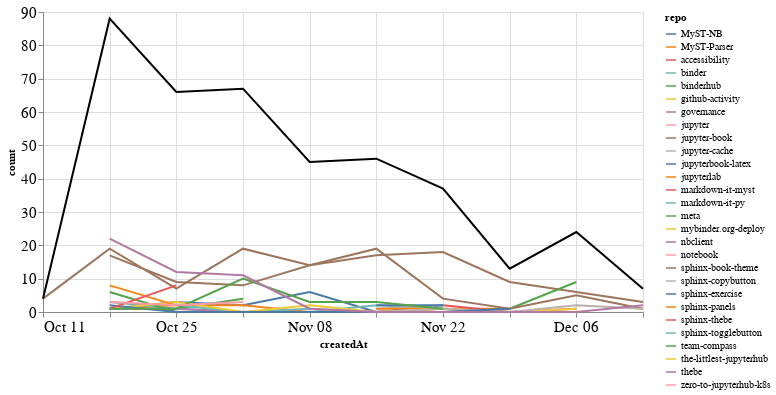

Here is the notebook cell this chart was saved with:
### Markdown cell above
### Comments

### Code cell
comments_time = comments.groupby('repo').resample('W', on='createdAt').count()['author'].reset_index()
comments_time = comments_time.rename(columns={'author': 'count'})
comments_time_total = comments_time.groupby('createdAt').agg({"count": "sum"}).reset_index()
ch1 = alt.Chart(comments_time, width=600).mark_line().encode(
    x='createdAt',
    y='count',
    color='repo',
    tooltip="repo"
)

ch2 = alt.Chart(comments_time_total, width=600).mark_line(color="black").encode(
    x='createdAt',
    y='count',
)

ch1 + ch2

### Figure 1 — Vega-Lite specification as saved in the notebook (floating-point values rounded to 4 significant figures)
{"config": {"axisLeft": {"labelFontSize": 15}, "axisBottom": {"labelFontSize": 15}}, "layer": [{"data": {"name": "data-f5d1162434ecb6ecf83d6c0cab73d12a"}, "mark": "line", "encoding": {"color": {"type": "nominal", "field": "repo"}, "tooltip": {"type": "nominal", "field": "repo"}, "x": {"type": "temporal", "field": "createdAt"}, "y": {"type": "quantitative", "field": "count"}}, "width": 600}, {"data": {"name": "data-b7c5884747ed4784c1cfbf8b81586052"}, "mark": {"type": "line", "color": "black"}, "encoding": {"x": {"type": "temporal", "field": "createdAt"}, "y": {"type": "quantitative", "field": "count"}}, "width": 600}], "$schema": "https://vega.github.io/schema/vega-lite/v4.8.1.json", "datasets": {"data-f5d1162434ecb6ecf83d6c0cab73d12a": [{"repo": "MyST-NB", "createdAt": "2020-10-18T00:00:00", "count": 1}, {"repo": "MyST-NB", "createdAt": "2020-10-25T00:00:00", "count": 3}, {"repo": "MyST-NB", "createdAt": "2020-11-01T00:00:00", "count": 2}, {"repo": "MyST-NB", "createdAt": "2020-11-08T00:00:00", "count": 6}, {"repo": "MyST-NB", "createdAt": "2020-11-15T00:00:00", "count": 0}, {"repo": "MyST-NB", "createdAt": "2020-11-22T00:00:00", "count": 2}, {"repo": "MyST-Parser", "createdAt": "2020-10-18T00:00:00", "count": 1}, {"repo": "MyST-Parser", "createdAt": "2020-10-25T00:00:00", "count": 2}, {"repo": "MyST-Parser", "createdAt": "2020-11-01T00:00:00", "count": 2}, {"repo": "MyST-Parser", "createdAt": "2020-11-08T00:00:00", "count": 0}, {"repo": "MyST-Parser", "createdAt": "2020-11-15T00:00:00", "count": 0}, {"repo": "MyST-Parser", "createdAt": "2020-11-22T00:00:00", "count": 1}, {"repo": "accessibility", "createdAt": "2020-10-18T00:00:00", "count": 1}, {"repo": "binder", "createdAt": "2020-10-18T00:00:00", "count": 3}, {"repo": "binder", "createdAt": "2020-10-25T00:00:00", "count": 1}, {"repo": "binder", "createdAt": "2020-11-01T00:00:00", "count": 0}, {"repo": "binder", "createdAt": "2020-11-08T00:00:00", "count": 0}, {"repo": "binder", "createdAt": "2020-11-15T00:00:00", "count": 2}, {"repo": "binder", "createdAt": "2020-11-22T00:00:00", "count": 1}, {"repo": "binderhub", "createdAt": "2020-10-18T00:00:00", "count": 1}, {"repo": "binderhub", "createdAt": "2020-10-25T00:00:00", "count": 1}, {"repo": "binderhub", "createdAt": "2020-11-01T00:00:00", "count": 4}, {"repo": "github-activity", "createdAt": "2020-11-01T00:00:00", "count": 7}, {"repo": "governance", "createdAt": "2020-10-18T00:00:00", "count": 1}, {"repo": "governance", "createdAt": "2020-10-25T00:00:00", "count": 1}, {"repo": "governance", "createdAt": "2020-11-01T00:00:00", "count": 0}, {"repo": "governance", "createdAt": "2020-11-08T00:00:00", "count": 0}, {"repo": "governance", "createdAt": "2020-11-15T00:00:00", "count": 0}, {"repo": "governance", "createdAt": "2020-11-22T00:00:00", "count": 1}, {"repo": "jupyter", "createdAt": "2020-11-01T00:00:00", "count": 1}, {"repo": "jupyter-book", "createdAt": "2020-10-11T00:00:00", "count": 4}, {"repo": "jupyter-book", "createdAt": "2020-10-18T00:00:00", "count": 19}, {"repo": "jupyter-book", "createdAt": "2020-10-25T00:00:00", "count": 7}, {"repo": "jupyter-book", "createdAt": "2020-11-01T00:00:00", "count": 19}, {"repo": "jupyter-book", "createdAt": "2020-11-08T00:00:00", "count": 14}, {"repo": "jupyter-book", "createdAt": "2020-11-15T00:00:00", "count": 17}, {"repo": "jupyter-book", "createdAt": "2020-11-22T00:00:00", "count": 18}, {"repo": "jupyter-book", "createdAt": "2020-11-29T00:00:00", "count": 9}, {"repo": "jupyter-book", "createdAt": "2020-12-06T00:00:00", "count": 6}, {"repo": "jupyter-book", "createdAt": "2020-12-13T00:00:00", "count": 3}, {"repo": "jupyter-cache", "createdAt": "2020-11-15T00:00:00", "count": 1}, {"repo": "jupyter-cache", "createdAt": "2020-11-22T00:00:00", "count": 2}, {"repo": "jupyterbook-latex", "createdAt": "2020-11-15T00:00:00", "count": 2}, {"repo": "jupyterbook-latex", "createdAt": "2020-11-22T00:00:00", "count": 2}, {"repo": "jupyterlab", "createdAt": "2020-11-15T00:00:00", "count": 1}, {"repo": "jupyterlab", "createdAt": "2020-11-22T00:00:00", "count": 1}, {"repo": "jupyterlab", "createdAt": "2020-11-29T00:00:00", "count": 1}, {"repo": "markdown-it-myst", "createdAt": "2020-11-22T00:00:00", "count": 2}, {"repo": "markdown-it-myst", "createdAt": "2020-11-29T00:00:00", "count": 0}, {"repo": "markdown-it-myst", "createdAt": "2020-12-06T00:00:00", "count": 1}, {"repo": "markdown-it-py", "createdAt": "2020-10-25T00:00:00", "count": 2}, {"repo": "markdown-it-py", "createdAt": "2020-11-01T00:00:00", "count": 0}, {"repo": "markdown-it-py", "createdAt": "2020-11-08T00:00:00", "count": 1}, {"repo": "meta", "createdAt": "2020-10-18T00:00:00", "count": 6}, {"repo": "meta", "createdAt": "2020-10-25T00:00:00", "count": 0}, {"repo": "meta", "createdAt": "2020-11-01T00:00:00", "count": 0}, {"repo": "meta", "createdAt": "2020-11-08T00:00:00", "count": 0}, {"repo": "meta", "createdAt": "2020-11-15T00:00:00", "count": 0}, {"repo": "meta", "createdAt": "2020-11-22T00:00:00", "count": 0}, {"repo": "meta", "createdAt": "2020-11-29T00:00:00", "count": 1}, {"repo": "meta", "createdAt": "2020-12-06T00:00:00", "count": 9}, {"repo": "mybinder.org-deploy", "createdAt": "2020-10-18T00:00:00", "count": 1}, {"repo": "mybinder.org-deploy", "createdAt": "2020-10-25T00:00:00", "count": 3}, {"repo": "mybinder.org-deploy", "createdAt": "2020-11-01T00:00:00", "count": 0}, {"repo": "mybinder.org-deploy", "createdAt": "2020-11-08T00:00:00", "count": 2}, {"repo": "mybinder.org-deploy", "createdAt": "2020-11-15T00:00:00", "count": 0}, {"repo": "mybinder.org-deploy", "createdAt": "2020-11-22T00:00:00", "count": 1}, {"repo": "mybinder.org-deploy", "createdAt": "2020-11-29T00:00:00", "count": 0}, {"repo": "mybinder.org-deploy", "createdAt": "2020-12-06T00:00:00", "count": 1}, {"repo": "nbclient", "createdAt": "2020-11-08T00:00:00", "count": 3}, {"repo": "notebook", "createdAt": "2020-11-15T00:00:00", "count": 1}, {"repo": "sphinx-book-theme", "createdAt": "2020-10-18T00:00:00", "count": 17}, {"repo": "sphinx-book-theme", "createdAt": "2020-10-25T00:00:00", "count": 9}, {"repo": "sphinx-book-theme", "createdAt": "2020-11-01T00:00:00", "count": 8}, {"repo": "sphinx-book-theme", "createdAt": "2020-11-08T00:00:00", "count": 14}, {"repo": "sphinx-book-theme", "createdAt": "2020-11-15T00:00:00", "count": 19}, {"repo": "sphinx-book-theme", "createdAt": "2020-11-22T00:00:00", "count": 4}, {"repo": "sphinx-book-theme", "createdAt": "2020-11-29T00:00:00", "count": 1}, {"repo": "sphinx-book-theme", "createdAt": "2020-12-06T00:00:00", "count": 5}, {"repo": "sphinx-book-theme", "createdAt": "2020-12-13T00:00:00", "count": 1}, {"repo": "sphinx-copybutton", "createdAt": "2020-11-08T00:00:00", "count": 1}, {"repo": "sphinx-copybutton", "createdAt": "2020-11-15T00:00:00", "count": 0}, {"repo": "sphinx-copybutton", "createdAt": "2020-11-22T00:00:00", "count": 1}, {"repo": "sphinx-copybutton", "createdAt": "2020-11-29T00:00:00", "count": 0}, {"repo": "sphinx-copybutton", "createdAt": "2020-12-06T00:00:00", "count": 2}, {"repo": "sphinx-copybutton", "createdAt": "2020-12-13T00:00:00", "count": 1}, {"repo": "sphinx-exercise", "createdAt": "2020-10-18T00:00:00", "count": 2}, {"repo": "sphinx-exercise", "createdAt": "2020-10-25T00:00:00", "count": 0}, {"repo": "sphinx-exercise", "createdAt": "2020-11-01T00:00:00", "count": 0}, {"repo": "sphinx-exercise", "createdAt": "2020-11-08T00:00:00", "count": 0}, {"repo": "sphinx-exercise", "createdAt": "2020-11-15T00:00:00", "count": 0}, {"repo": "sphinx-exercise", "createdAt": "2020-11-22T00:00:00", "count": 0}, {"repo": "sphinx-exercise", "createdAt": "2020-11-29T00:00:00", "count": 1}, {"repo": "sphinx-panels", "createdAt": "2020-10-18T00:00:00", "count": 8}, {"repo": "sphinx-panels", "createdAt": "2020-10-25T00:00:00", "count": 2}, {"repo": "sphinx-thebe", "createdAt": "2020-10-18T00:00:00", "count": 1}, {"repo": "sphinx-thebe", "createdAt": "2020-10-25T00:00:00", "count": 8}, {"repo": "sphinx-togglebutton", "createdAt": "2020-10-25T00:00:00", "count": 11}, {"repo": "team-compass", "createdAt": "2020-10-18T00:00:00", "count": 1}, {"repo": "team-compass", "createdAt": "2020-10-25T00:00:00", "count": 1}, {"repo": "team-compass", "createdAt": "2020-11-01T00:00:00", "count": 10}, {"repo": "team-compass", "createdAt": "2020-11-08T00:00:00", "count": 3}, {"repo": "team-compass", "createdAt": "2020-11-15T00:00:00", "count": 3}, {"repo": "team-compass", "createdAt": "2020-11-22T00:00:00", "count": 1}, {"repo": "the-littlest-jupyterhub", "createdAt": "2020-10-25T00:00:00", "count": 1}, {"repo": "thebe", "createdAt": "2020-10-18T00:00:00", "count": 22}, {"repo": "thebe", "createdAt": "2020-10-25T00:00:00", "count": 12}, {"repo": "thebe", "createdAt": "2020-11-01T00:00:00", "count": 11}, {"repo": "thebe", "createdAt": "2020-11-08T00:00:00", "count": 1}, {"repo": "thebe", "createdAt": "2020-11-15T00:00:00", "count": 0}, {"repo": "thebe", "createdAt": "2020-11-22T00:00:00", "count": 0}, {"repo": "thebe", "createdAt": "2020-11-29T00:00:00", "count": 0}, {"repo": "thebe", "createdAt": "2020-12-06T00:00:00", "count": 0}, {"repo": "thebe", "createdAt": "2020-12-13T00:00:00", "count": 2}, {"repo": "zero-to-jupyterhub-k8s", "createdAt": "2020-10-18T00:00:00", "count": 3}, {"repo": "zero-to-jupyterhub-k8s", "createdAt": "2020-10-25T00:00:00", "count": 2}, {"repo": "zero-to-jupyterhub-k8s", "createdAt": "2020-11-01T00:00:00", "count": 3}], "data-b7c5884747ed4784c1cfbf8b81586052": [{"createdAt": "2020-10-11T00:00:00", "count": 4}, {"createdAt": "2020-10-18T00:00:00", "count": 88}, {"createdAt": "2020-10-25T00:00:00", "count": 66}, {"createdAt": "2020-11-01T00:00:00", "count": 67}, {"createdAt": "2020-11-08T00:00:00", "count": 45}, {"createdAt": "2020-11-15T00:00:00", "count": 46}, {"createdAt": "2020-11-22T00:00:00", "count": 37}, {"createdAt": "2020-11-29T00:00:00", "count": 13}, {"createdAt": "2020-12-06T00:00:00", "count": 24}, {"createdAt": "2020-12-13T00:00:00", "count": 7}]}}
